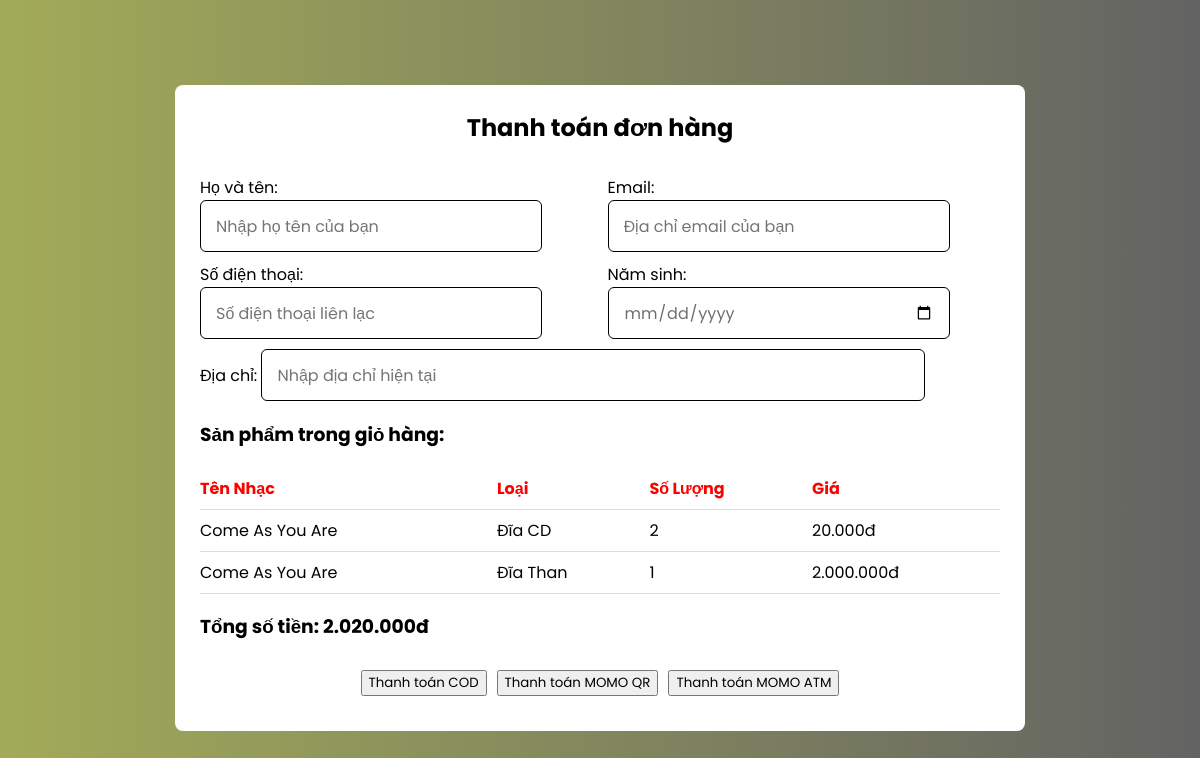
The page /dangnhap/giohang/thanhtoan.php (signed in) on the database its author committed.
### tables this page shows
CREATE TABLE `gio_hang` (
  `id` int(11) NOT NULL,
  `username` varchar(255) DEFAULT NULL,
  `ten_nhac` varchar(255) DEFAULT NULL,
  `tac_gia` varchar(255) DEFAULT NULL,
  `so_luong` int(11) DEFAULT NULL,
  `gia` int(11) DEFAULT NULL,
  `loai` varchar(255) DEFAULT NULL
);

### dangnhap/giohang/thanhtoan.php (the view, shortened to what this page needs)
<?php
$conn = new mysqli('localhost', 'root', '', 'dsthanhvien');
$username = $_SESSION['username'];
$sql_gio_hang = "SELECT * FROM gio_hang WHERE username = '$username'";
$result_gio_hang = $conn->query($sql_gio_hang);
$gio_hang_items = [];
if ($result_gio_hang->num_rows > 0) {
    while ($row = $result_gio_hang->fetch_assoc()) {
        $gio_hang_items[] = $row;
    }
}
$total_amount = 0;
if (!empty($gio_hang_items)) {
    foreach ($gio_hang_items as $item) {
        $total_amount += (float)$item['gia'] * $item['so_luong'];
    }
}
?>
<!DOCTYPE html>
<html lang="vi">
<head>
    <link rel="stylesheet" href="thanhtoan.css">
</head>
<body>
    <section class="container">
        <header>Thanh toán đơn hàng</header>
        <form action="thanhtoan.php" method="POST" enctype="multipart/form-data" class="form1">
            <div class="column">
                <div class="input">
                    <label>Họ và tên: </label>
                    <input type="text" id="hoten" name="hoten" placeholder="Nhập họ tên của bạn" required>
                </div>
                <div class="input">
                    <label>Email: </label>
                    <input type="text" id="email" name="email" placeholder="Địa chỉ email của bạn" required>
                </div>
            </div>
            <div class="column">
                <div class="input">
                    <label>Số điện thoại: </label>
                    <input type="text" id="sdt" name="sdt" placeholder="Số điện thoại liên lạc" required>
                </div>
                <div class="input">
                    <label>Năm sinh: </label>
                    <input type="date" id="birth" name="birth" required>
                </div>
            </div>
            <div class="column">
                <div class="input">
                    <label>Địa chỉ: </label>
                    <input type="text" id="diachi" name="diachi" placeholder="Nhập địa chỉ hiện tại" required>
                </div>
            </div>
            <h3>Sản phẩm trong giỏ hàng:</h3>
            <table>
                <tr>
                    <th>Tên Nhạc</th>
                    <th>Loại</th>
                    <th>Số Lượng</th>
                    <th>Giá</th>
                </tr>
                <?php if (!empty($gio_hang_items)): ?>
                    <?php foreach ($gio_hang_items as $item): ?>
                        <?php
                            $total_price_per_item = (float)$item['gia'] * (int)$item['so_luong'];
                        ?>
                        <tr>
                            <td><?php echo htmlspecialchars($item['ten_nhac']); ?></td>
                            <td><?php echo htmlspecialchars($item['loai']); ?></td>
                            <td><?php echo htmlspecialchars($item['so_luong']); ?></td>
                            <td><?php echo number_format($total_price_per_item, 0, ',', '.'); ?>đ</td>
                        </tr>
                    <?php endforeach; ?>
                <?php else: ?>
                    <tr>
                        <td colspan="4">Giỏ hàng trống!</td>
                    </tr>
                <?php endif; ?>
            </table>
            <h3>Tổng số tiền: <?php echo number_format($total_amount, 0, ',', '.'); ?>đ</h3>
            <div class="button">
                <input type="submit" name="cod" value="Thanh toán COD" class="btn btn-success payment-button">
                <input type="submit" name="momo_qr" value="Thanh toán MOMO QR" class="btn btn-danger payment-button">
                <input type="submit" name="momo_atm" value="Thanh toán MOMO ATM" class="btn btn-danger payment-button">
            </div>
        </form>
    </section>
</body>
</html>

### dangnhap/giohang/thanhtoan.css (style rules this page uses)
* { font-family: "Poppins", sans-serif; }
body { min-height: 100vh; display : flex; align-items: center; justify-content: center; background: #636363; background: -webkit-linear-gradient(to right, #a2ab58, #636363); background: linear-gradient(to right, #a2ab58, #636363); padding : 0 20px; }
.container { position: relative; max-width:800px; width:100%; padding: 25px; background: white; border-radius: 8px; box-shadow: 0 0 15px rgba(0, 0, 0, 0); }
.container header { font-size: 1.5em; text-align: center; font-weight: bold; }
.container .form1 { margin-top: 20px; }
.container .input { width:100%; margin-top: 10px; }
table { width: 100%; border-collapse: collapse; }
th, td { text-align: left; border: none; padding: 8px 0; }
tr { border-bottom: 1px solid #ddd; }
th { font-weight: bold; color:red; }
.form1 :where(.input input) { position : relative; height: 50px; width:79%; font-size: 16px; color : #707070; outline: none; border : 1px solid black; border-radius: 6px; padding :0 15px; }
.form1 .column { display:flex; column-gap:15px; }
.button { align-items: center; justify-content: center; display: flex; padding : 10px; gap:10px; }

### rows shown on the page
gio_hang: ten_nhac "Come As You Are", loai "Đĩa CD", so_luong "2", total_price_per_item "20.000"
gio_hang: ten_nhac "Come As You Are", loai "Đĩa Than", so_luong "1", total_price_per_item "2.000.000"

### other values the page prints
$total_amount "2.020.000"
